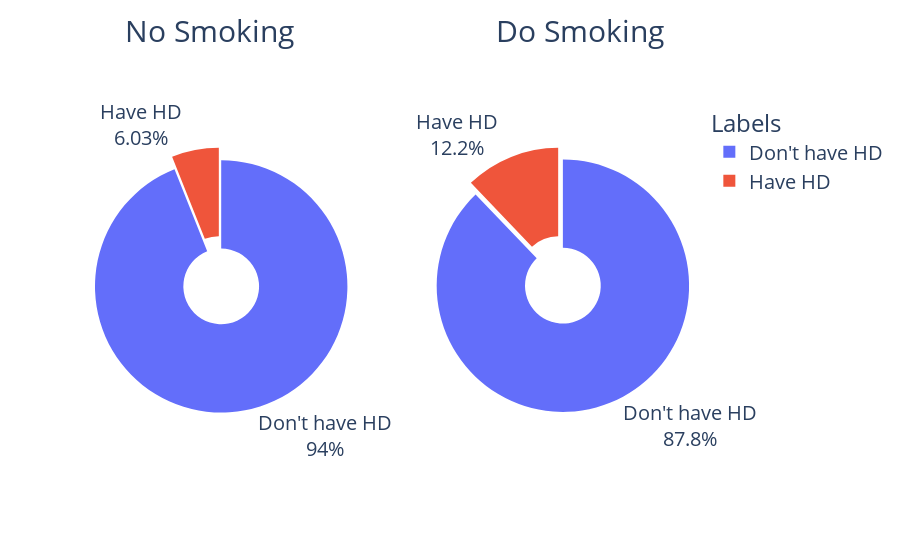
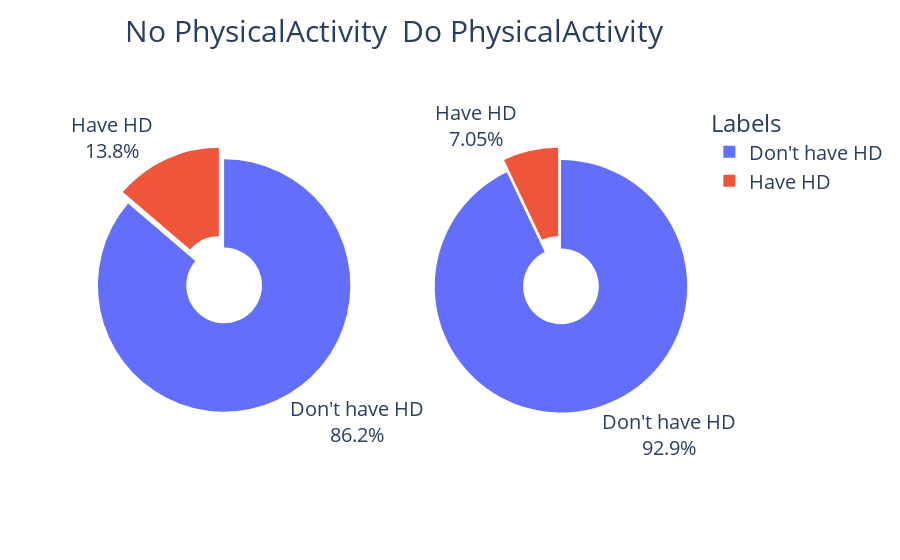
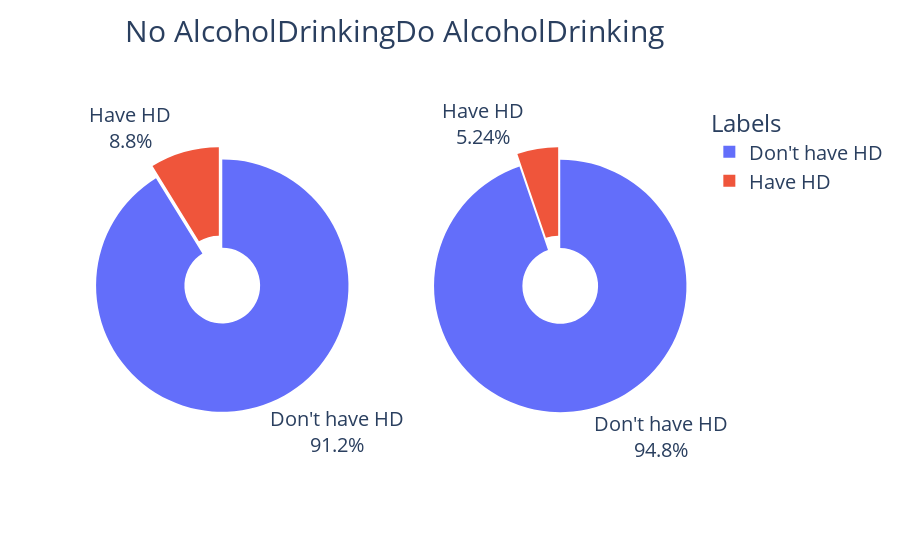

Notebook cell for these charts, in order:
### Markdown cell above
-----------
## 2 - what are usual activites that people do and can increase the chacne of getting Heart Diseases

### Code cell
cols = ['Smoking', 'PhysicalActivity', 'AlcoholDrinking']
for col in cols:
    fig = make_subplots(rows=1, cols=2, specs=[[{"type": "pie"}, {"type": "pie"}]])
    fig.add_trace(go.Pie(values=df[df[col]=='No'].HeartDisease.value_counts().values, labels=['Don\'t have HD', 'Have HD'],pull=[0.1,0]
                 ), row=1, col=1)
    fig.add_trace(go.Pie(values=df[df[col]=='Yes'].HeartDisease.value_counts().values, labels=['Don\'t have HD', 'Have HD'],pull=[0.1,0]
                 ), row=1, col=2)
    fig.update_traces(textposition='outside',
                      textinfo='percent+label',
                      hole=.3,
    #                   marker = {'colors':px.colors.qualitative.Set1}
                     )
    fig.update_layout(legend_title="Labels",
                      annotations=[dict(text=f'No {col}', x=0.07, y=1.27, font_size=30, showarrow=False),
                                  dict(text=f'Do {col}', x=0.95, y=1.27, font_size=30, showarrow=False)],
                      font=dict(size=20)
                     )
    fig.show()

### Figure 1 — Plotly figure (JSON) as saved in the notebook; plotly's stock layout.template omitted (floating-point values rounded to 4 significant figures)
{"data": [{"domain": {"x": [0, 0.45], "y": [0, 1]}, "hole": 0.3, "labels": ["Don't have HD", "Have HD"], "pull": [0.1, 0], "textinfo": "percent+label", "textposition": "outside", "type": "pie", "values": [176551, 11336]}, {"domain": {"x": [0.55, 1], "y": [0, 1]}, "hole": 0.3, "labels": ["Don't have HD", "Have HD"], "pull": [0.1, 0], "textinfo": "percent+label", "textposition": "outside", "type": "pie", "values": [115871, 16037]}], "layout": {"annotations": [{"font": {"size": 30}, "showarrow": false, "text": "No Smoking", "x": 0.07, "y": 1.27}, {"font": {"size": 30}, "showarrow": false, "text": "Do Smoking", "x": 0.95, "y": 1.27}], "font": {"size": 20}, "legend": {"title": {"text": "Labels"}}}}

### Figure 2 — Plotly figure (JSON) as saved in the notebook; plotly's stock layout.template omitted (floating-point values rounded to 4 significant figures)
{"data": [{"domain": {"x": [0, 0.45], "y": [0, 1]}, "hole": 0.3, "labels": ["Don't have HD", "Have HD"], "pull": [0.1, 0], "textinfo": "percent+label", "textposition": "outside", "type": "pie", "values": [61954, 9884]}, {"domain": {"x": [0.55, 1], "y": [0, 1]}, "hole": 0.3, "labels": ["Don't have HD", "Have HD"], "pull": [0.1, 0], "textinfo": "percent+label", "textposition": "outside", "type": "pie", "values": [230468, 17489]}], "layout": {"annotations": [{"font": {"size": 30}, "showarrow": false, "text": "No PhysicalActivity", "x": 0.07, "y": 1.27}, {"font": {"size": 30}, "showarrow": false, "text": "Do PhysicalActivity", "x": 0.95, "y": 1.27}], "font": {"size": 20}, "legend": {"title": {"text": "Labels"}}}}

### Figure 3 — Plotly figure (JSON) as saved in the notebook; plotly's stock layout.template omitted (floating-point values rounded to 4 significant figures)
{"data": [{"domain": {"x": [0, 0.45], "y": [0, 1]}, "hole": 0.3, "labels": ["Don't have HD", "Have HD"], "pull": [0.1, 0], "textinfo": "percent+label", "textposition": "outside", "type": "pie", "values": [271786, 26232]}, {"domain": {"x": [0.55, 1], "y": [0, 1]}, "hole": 0.3, "labels": ["Don't have HD", "Have HD"], "pull": [0.1, 0], "textinfo": "percent+label", "textposition": "outside", "type": "pie", "values": [20636, 1141]}], "layout": {"annotations": [{"font": {"size": 30}, "showarrow": false, "text": "No AlcoholDrinking", "x": 0.07, "y": 1.27}, {"font": {"size": 30}, "showarrow": false, "text": "Do AlcoholDrinking", "x": 0.95, "y": 1.27}], "font": {"size": 20}, "legend": {"title": {"text": "Labels"}}}}
